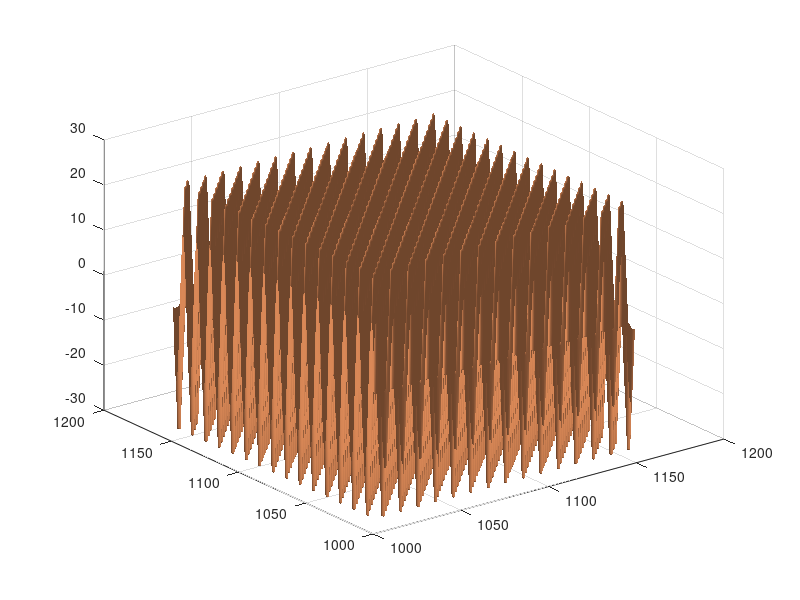

Source code (MATLAB): (Note: this script raises an error after producing the figure.)
%%% Example of Calculating the boundary fluxes using Worman analytical
%%% solution, the synthetic landscape has just one frequency pair %%%
% Instead of using his original code, this version code calculates the
% boundary fluxes in a for loop function %%%

h_m=30;
K=0.00001;
z=0;
dp=10;
Kx=0.6283;
Ky=0.6283;

% Plot the synthetic surface;
x=1001:1150;
y=1001:1150;
y=fliplr(y);
[X,Y]=meshgrid(x,y);
z=30*sin(0.6283*X).*sin(0.6283*Y);
surfl(x,y,z);colormap copper
shading interp
%---------------------------



Nom1=exp(sqrt(Kx^2+Ky^2)*z)+exp(sqrt(Kx^2+Ky^2)*(-2*dp-z));
Nom2=exp(sqrt(Kx^2+Ky^2)*z)-exp(sqrt(Kx^2+Ky^2)*(-2*dp-z));
Denom=1+exp(-2*sqrt(Kx^2+Ky^2)*dp);
KyKx_2=sqrt(Kx^2+Ky^2);
W_test_matrix=zeros(150,150);

for x=1001:1150
    for y=1001:1150
W_test=h_m*sin(Kx*x)*cos(Ky*y)*(KyKx_2/Denom)*Nom2*(-K);
W_test_matrix(151-(y-1000),x-1000)=W_test;
    end
end


% filename = 'Boundary_Flux_OneFre.txt';
% M = dlmread(filename,'',9,0); 
% 
% Top_Velocity_Field_Comsol_OneFre=zeros(150,150);
% X_Comsol=zeros(150,150);
% Y_Comsol=zeros(150,150);
% for i=1:150
%     Top_Velocity_Field_Comsol_OneFre(:,i)=flip(M((i-1)*150+1:150*i,3));   
%     X_Comsol(:,i)=M((i-1)*150+1:150*i,1);
%     Y_Comsol(:,i)=flip(M((i-1)*150+1:150*i,2));
% end
% Import the top flux field into MATLAB;
filename = 'Boundary_Flux.txt';
M = dlmread(filename,'',9,0); 
% 
% Top_Velocity_Field_Comsol=zeros(150,150);
% X_Comsol=zeros(150,150);
% Y_Comsol=zeros(150,150);
% for i=1:150
%     Top_Velocity_Field_Comsol(:,i)=flip(M((i-1)*150+1:150*i,3));   
%     X_Comsol(:,i)=M((i-1)*150+1:150*i,1);
%     Y_Comsol(:,i)=flip(M((i-1)*150+1:150*i,2));
% end

Top_Velocity_Field_Comsol=zeros(150,150);
X_Comsol=zeros(150,150);
Y_Comsol=zeros(150,150);
for i=1:150
    Top_Velocity_Field_Comsol(:,i)=flip(M((i-1)*150+1:150*i,3));   
    X_Comsol(:,i)=M((i-1)*150+1:150*i,1);
    Y_Comsol(:,i)=flip(M((i-1)*150+1:150*i,2));
end

subplot(1,2,1)
rho=998;
Boundary_Flux_Numerical=Top_Velocity_Field_Comsol/rho;
contourf(Boundary_Flux_Numerical)
colorbar
title('Fluxes of Numerical Model','FontSize',40)
ax = gca;
ax.FontSize = 18; 

subplot(1,2,2)
Boundary_Flux_Analytical=W_test_matrix;
contourf((Boundary_Flux_Analytical));
colorbar
title('Fluxes of Analytical Model','FontSize',40)
ax = gca;
ax.FontSize = 18; 
 
% subplot(1,2,2)
% Boundary_Flux_Numerical_OneFre=Top_Velocity_Field_Comsol_OneFre/rho;
% contourf((Boundary_Flux_Numerical_OneFre));
% colorbar
% title('Fluxes of Analytical Model','FontSize',40)
% ax = gca;
% ax.FontSize = 18; 
%  






